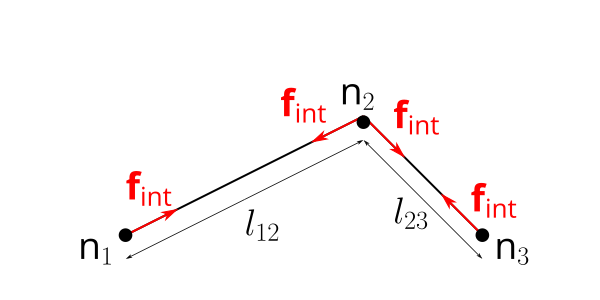

Python code for this plot:
import matplotlib.pyplot as plt
import numpy as np
import os
from pathlib import Path
from itertools import product, combinations
from vplot3d.vplot3d import init_view, Line, Vector, Point, Arc, ArcMeasure, Polygon, save_svg_tex, save_svg

# Inkscape and tex path
os.environ["PATH"] += r";C:\Program Files\Inkscape\bin"
os.environ["PATH"] += r";C:\texlive\2025\bin\windows"
os.environ["PATH"] += r";C:\Users\roele\Documents\Aerospace engineering\git\Repositories\Thesis\.venv\Scripts"

#save path
save_file_path = Path(__file__).resolve().parent 


fig = plt.figure()
ax = fig.add_subplot(projection='3d', proj_type='ortho')
ax.set_box_aspect([1, 1, 1])  # Ensure equal aspect ratio for x, y, z
ax.set_axis_off()

# Initialize vector diagram
init_view(width=600, height=300,
          xmin=0, xmax=3, ymin=0, ymax=1.5, zmin=-0, zmax=1,
          zoom=2, elev=90, azim=-90)

n1 = np.array([0,0,0])
n2 = np.array([2,1,0])
n3 = np.array([3,0,0])
l1 = np.linalg.norm(n2-n1)
l2 = np.linalg.norm(n3-n2)


F1 = Vector(n1,n2/l1/2,linewidth=2,color="red",zorder=20)
F2 = Vector(n2, (n1-n2)/l1/2,linewidth=2,color="red",zorder=20)
F3 = Vector(n2, (n3-n2)/l2/2,linewidth=2,color="red",zorder=20)
F4 = Vector(n3, (n2-n3)/l2/2,linewidth=2,color="red",zorder=20)

p = Point(n1,color="black",facecolor="black",bgcolor="black",zorder=50)
p = Point(n2+[0,-0.05,0],color="black",facecolor="black",bgcolor="black",zorder=50)
p = Point(n3,color="black",facecolor="black",bgcolor="black",zorder=50)

spring = Line(n1,n2,linewidth=2)
spring2 = Line(n2,n3-n2,linewidth=2)


ax.annotate3D(r'$\text{n}_1$', xyz=n1+[-0.4,-0.2,0], xytext=(0,0))
ax.annotate3D(r'$\text{n}_2$', xyz=n2+[-0.2,0.1,0], xytext=(0,0))
ax.annotate3D(r'$\text{n}_3$', xyz=n3+[0.1,-0.2,0], xytext=(0,0))


ax.annotate3D(r'$\textbf{f}_\text{int}$', xyz=n1+[0.0,0.3,0], xytext=(0,0), color= "red")
ax.annotate3D(r'$\textbf{f}_\text{int}$', xyz=n2+[-0.7,0.00,0], xytext=(0,0),  color= "red")
ax.annotate3D(r'$\textbf{f}_\text{int}$', xyz=n2+[0.25,-0.1,0], xytext=(0,0),  color= "red")
ax.annotate3D(r'$\textbf{f}_\text{int}$', xyz=n3+[-0.1,0.2,0], xytext=(0,0),  color= "red")



n1_lower = n1-[0,0.2,0]
n2_lower = n2-[0,0.2,0]
n3_lower = n3-[0,0.2,0]
n_half = n1_lower+0.5*(n2_lower-n1_lower)
n_half2 = n2_lower+0.5*(n3_lower-n2_lower)

# p = Point(n1_lower,color="black",facecolor="black",bgcolor="black",zorder=50)
# p = Point(n_half2,color="black",facecolor="black",bgcolor="black",zorder=50)

l1 = Vector(n_half,n1_lower-n_half,linewidth=.75)
l2 = Vector(n_half,n2_lower-n_half,linewidth=.75)
l3 = Vector(n_half2,n2_lower-n_half2,linewidth=.75)
l4 = Vector(n_half2,n3_lower-n_half2,linewidth=.75)


ax.annotate3D(r'$l_{12}$', xyz=n_half-[-0.0,0.3,0], xytext=(0,0))
ax.annotate3D(r'$l_{23}$', xyz=n_half2-[0.25,0.2,0], xytext=(0,0))

# # Right-handed coordinate system: x (red), y (green), z (blue)
# x = Vector(np.array([0, 0, 0]), np.array([2, 0, 0]), linewidth=2, color="r")
# y = Vector(np.array([0, 0, 0]), np.array([0, 2, 0]), linewidth=2, color="g")
# z = Vector(np.array([0, 0, 0]), np.array([0, 0, 2]), linewidth=2, color="b")



os.chdir(save_file_path)
# save_svg('pulley')
save_svg_tex('pulley',scour=True,fontsize=28)
os.chdir(Path.cwd().parent)  
